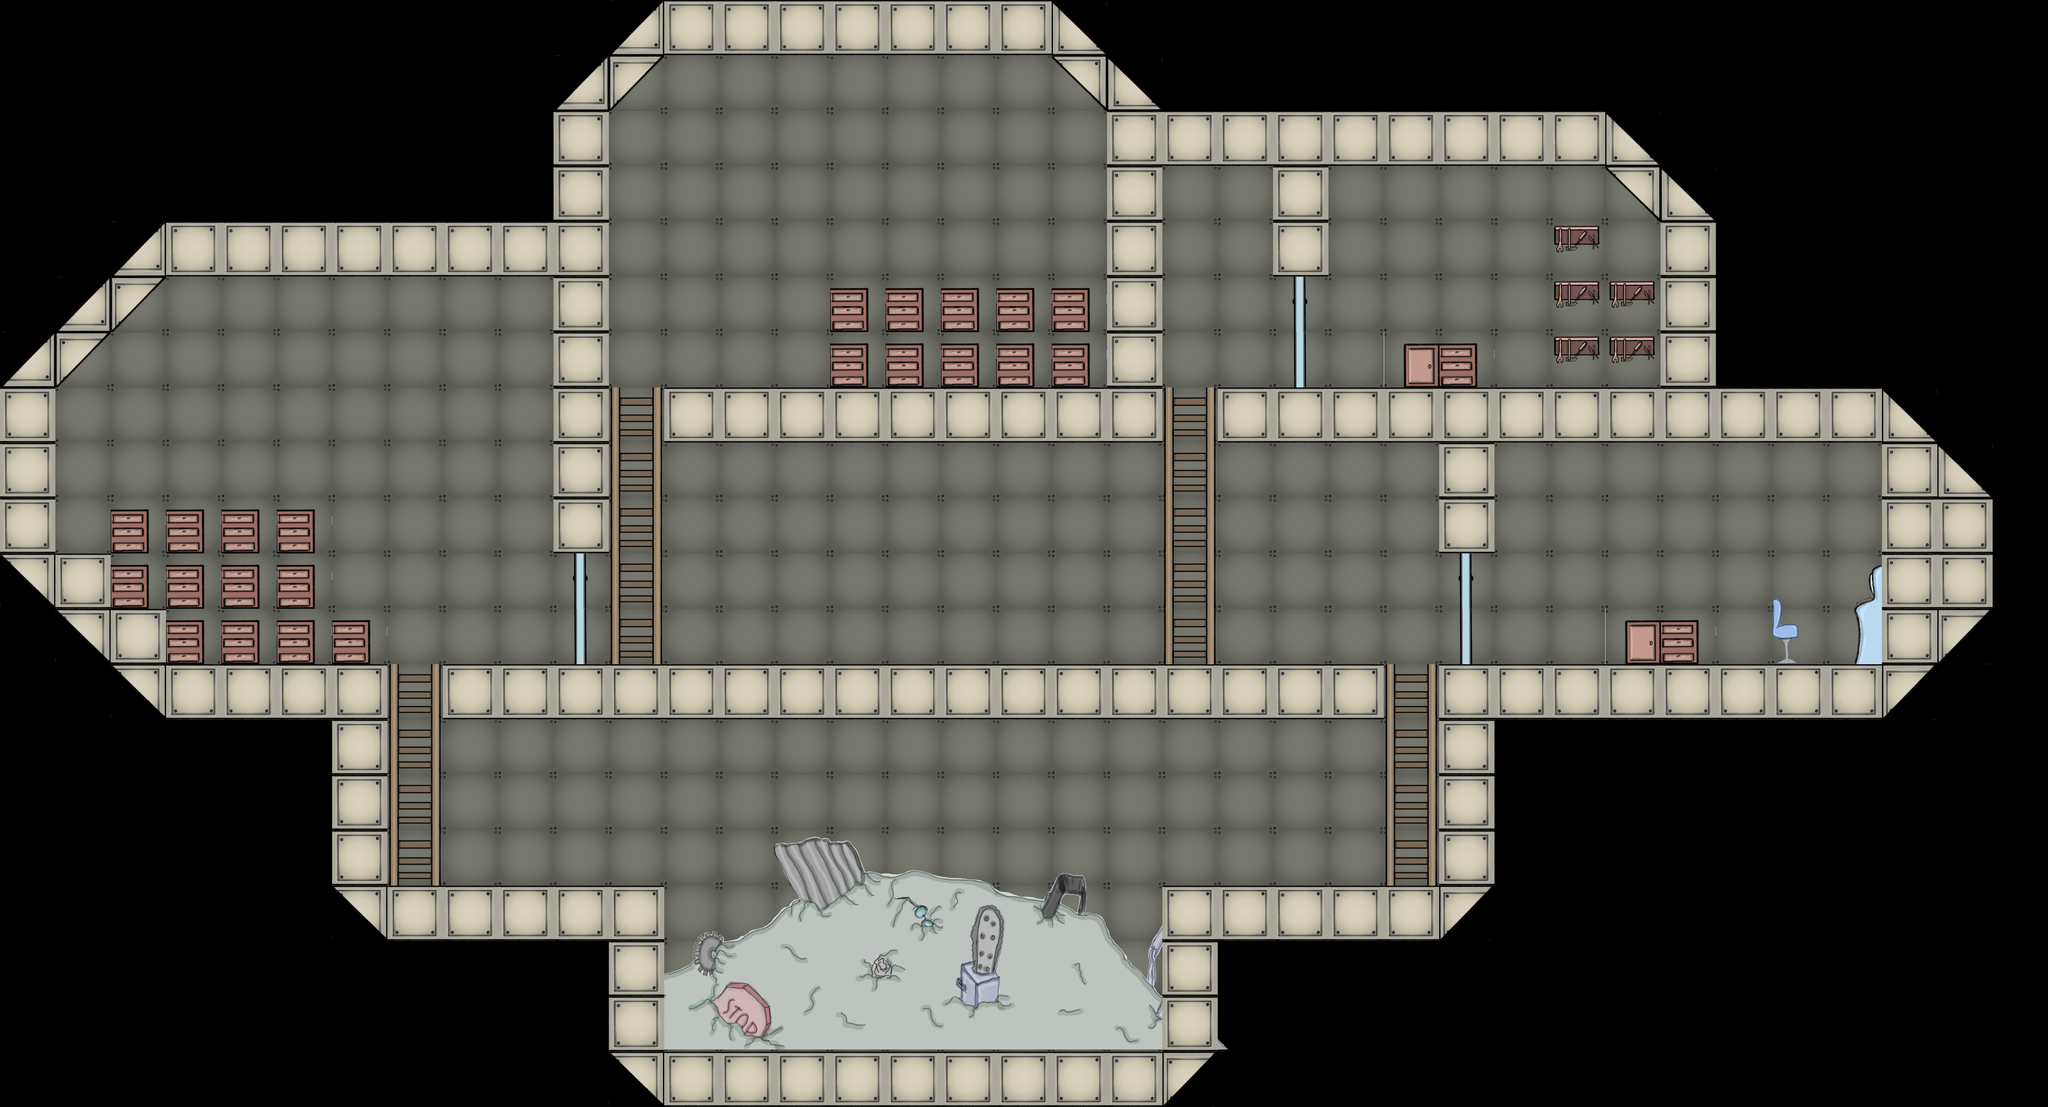

Below is a game level as drawn by its tile map, then a one-line description and the .tmx that defines it (tile-layer data replaced by summaries):
An orthogonal 37x20 tile map with 128x128 px tiles, 3 tile layers (walls, floors, placeholder), 1 image layer and 38 objects.

<map version="1.2" tiledversion="1.3.2" orientation="orthogonal" renderorder="right-down" compressionlevel="0" width="37" height="20" tilewidth="128" tileheight="128" infinite="0" nextlayerid="14" nextobjectid="85">
 <editorsettings>
  <export target="Level1.lua" format="lua" />
 </editorsettings>
 <tileset firstgid="1" source="../TileSets/Tiles_Spaceship.tsx" />
 <layer id="2" name="walls" width="37" height="20" locked="1">
  <data>[740 cells, 458 non-empty, 1 distinct tile ids]</data>
 </layer>
 <imagelayer id="5" name="trash" offsetx="1328.24" offsety="1924.61">
  <image source="../Images/Trash_Asset.png" width="1540" height="503" />
 </imagelayer>
 <layer id="1" name="floors" width="37" height="20">
  <data>[740 cells, 189 non-empty, 11 distinct tile ids]</data>
 </layer>
 <layer id="9" name="placeholder" width="37" height="20">
  <data>[740 cells, 27 non-empty, 2 distinct tile ids]</data>
 </layer>
 <objectgroup id="13" name="Walls">
  <object id="51" x="384" y="512" width="896" height="128">
   <properties>
    <property name="collidable" type="bool" value="true" />
   </properties>
  </object>
  <object id="52" x="1280" y="256" width="128" height="1024">
   <properties>
    <property name="collidable" type="bool" value="true" />
   </properties>
  </object>
  <object id="53" x="1536" y="0" width="896" height="128">
   <properties>
    <property name="collidable" type="bool" value="true" />
   </properties>
  </object>
  <object id="54" x="2560" y="256" width="128" height="768">
   <properties>
    <property name="collidable" type="bool" value="true" />
   </properties>
  </object>
  <object id="55" x="1536" y="896" width="1024" height="128">
   <properties>
    <property name="collidable" type="bool" value="true" />
   </properties>
  </object>
  <object id="56" x="0" y="896" width="128" height="384">
   <properties>
    <property name="collidable" type="bool" value="true" />
   </properties>
  </object>
  <object id="57" x="384" y="512">
   <properties>
    <property name="collidable" type="bool" value="true" />
   </properties>
   <polygon points="0,0 0,128 -256,384 -384,384" />
  </object>
  <object id="58" x="0" y="1280">
   <properties>
    <property name="collidable" type="bool" value="true" />
   </properties>
   <polygon points="0,0 256,0 256,128 384,128 384,384" />
  </object>
  <object id="60" x="384" y="1536" width="512" height="128">
   <properties>
    <property name="collidable" type="bool" value="true" />
   </properties>
  </object>
  <object id="61" x="768" y="1664" width="128" height="384">
   <properties>
    <property name="collidable" type="bool" value="true" />
   </properties>
  </object>
  <object id="63" x="768" y="2048" width="768" height="128">
   <properties>
    <property name="collidable" type="bool" value="true" />
   </properties>
  </object>
  <object id="64" x="1408" y="2176" width="128" height="384">
   <properties>
    <property name="collidable" type="bool" value="true" />
   </properties>
  </object>
  <object id="65" x="1536" y="2432" width="1280" height="128">
   <properties>
    <property name="collidable" type="bool" value="true" />
   </properties>
  </object>
  <object id="66" x="2688" y="2048" width="128" height="384">
   <properties>
    <property name="collidable" type="bool" value="true" />
   </properties>
  </object>
  <object id="67" x="2816" y="2048" width="640" height="128">
   <properties>
    <property name="collidable" type="bool" value="true" />
   </properties>
  </object>
  <object id="68" x="3328" y="1536" width="128" height="512">
   <properties>
    <property name="collidable" type="bool" value="true" />
   </properties>
  </object>
  <object id="69" x="1024" y="1536" width="2176" height="128">
   <properties>
    <property name="collidable" type="bool" value="true" />
   </properties>
  </object>
  <object id="70" x="3456" y="1536" width="1024" height="128">
   <properties>
    <property name="collidable" type="bool" value="true" />
   </properties>
  </object>
  <object id="71" x="4352" y="896" width="256" height="640">
   <properties>
    <property name="collidable" type="bool" value="true" />
   </properties>
  </object>
  <object id="72" x="2816" y="896" width="1536" height="128">
   <properties>
    <property name="collidable" type="bool" value="true" />
   </properties>
  </object>
  <object id="73" x="3328" y="1024" width="128" height="256">
   <properties>
    <property name="collidable" type="bool" value="true" />
   </properties>
  </object>
  <object id="74" x="3840" y="384" width="128" height="512">
   <properties>
    <property name="collidable" type="bool" value="true" />
   </properties>
  </object>
  <object id="75" x="2688" y="256" width="1152" height="128">
   <properties>
    <property name="collidable" type="bool" value="true" />
   </properties>
  </object>
  <object id="76" x="3712" y="384" width="128" height="128">
   <properties>
    <property name="collidable" type="bool" value="true" />
   </properties>
  </object>
  <object id="77" x="2432" y="0" width="256" height="256">
   <properties>
    <property name="collidable" type="bool" value="true" />
   </properties>
  </object>
  <object id="78" x="1280" y="0" width="256" height="256">
   <properties>
    <property name="collidable" type="bool" value="true" />
   </properties>
  </object>
  <object id="79" x="2944" y="384" width="128" height="256">
   <properties>
    <property name="collidable" type="bool" value="true" />
   </properties>
  </object>
  <object id="82" x="1536" y="2048">
   <properties>
    <property name="collidable" type="bool" value="true" />
   </properties>
   <polygon points="0,0 0,256 1152,256 1152,0 1024,128 888,32 582,-34 428,-30 138,132" />
  </object>
 </objectgroup>
 <objectgroup id="12" name="Objects">
  <object id="39" x="256" y="1152" width="640" height="384">
   <properties>
    <property name="collidable" type="bool" value="true" />
    <property name="sensor" type="bool" value="true" />
    <property name="type" value="engines" />
   </properties>
  </object>
  <object id="47" x="1920" y="512" width="640" height="384">
   <properties>
    <property name="collidable" type="bool" value="true" />
    <property name="sensor" type="bool" value="true" />
    <property name="type" value="shields" />
   </properties>
  </object>
  <object id="48" x="3584" y="384" width="256" height="512">
   <properties>
    <property name="collidable" type="bool" value="true" />
    <property name="sensor" type="bool" value="true" />
    <property name="type" value="weapons" />
   </properties>
  </object>
  <object id="49" x="4096" y="1280" width="256" height="256">
   <properties>
    <property name="collidable" type="bool" value="true" />
    <property name="sensor" type="bool" value="true" />
    <property name="type" value="cockpit" />
   </properties>
  </object>
  <object id="83" x="1536" y="1792" width="1152" height="512">
   <properties>
    <property name="collidable" type="bool" value="true" />
    <property name="sensor" type="bool" value="true" />
    <property name="type" value="junk" />
   </properties>
  </object>
  <object id="84" x="1542" y="2008">
   <properties>
    <property name="collidable" type="bool" value="true" />
    <property name="sensor" type="bool" value="true" />
    <property name="type" value="junkkill" />
   </properties>
   <polygon points="14,138 596,560 1126,110 1028,124 888,32 582,-34 428,-30 138,116" />
  </object>
 </objectgroup>
 <objectgroup id="11" name="Ladders">
  <object id="33" x="896" y="1536" width="128" height="512">
   <properties>
    <property name="collidable" type="bool" value="true" />
    <property name="sensor" type="bool" value="true" />
    <property name="type" value="ladder" />
   </properties>
  </object>
  </objectgroup>
</map>
<!-- 3 of 38 objects omitted -->